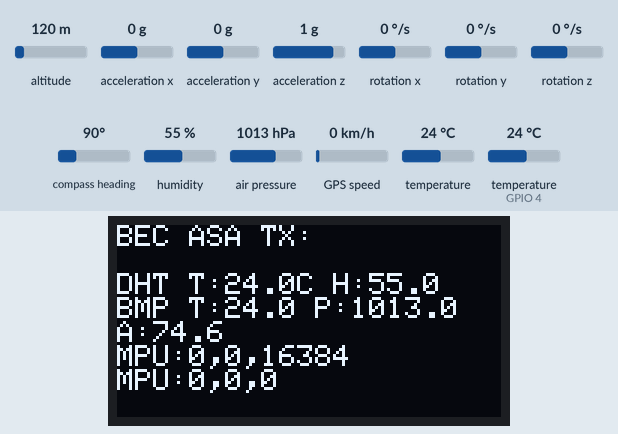
Bench run of a sketch on a simulated ESP32. Shown: 128×64 one-colour display. The inputs (shaded band) are chosen by the test bench; at power-on: altitude 120 m, humidity 55 %, GPS speed 0 km/h, temperature (sensor on GPIO 4) 24 °C, acceleration x 0 g, acceleration y 0 g, acceleration z 1 g, rotation x 0 °/s, rotation y 0 °/s, rotation z 0 °/s, compass heading 90°, air pressure 1013 hPa, temperature 24 °C. The local clock reads 2024-03-15 10:24:30 at power-on unless the sketch sets it; storage starts empty; the GPS gets a fix after 3 s at 37.7749, -122.4194 with 8 satellites; no radio packets arrive unless stated; what the sketch prints to the serial monitor is not drawn.

Above: at 6.0 s.
6.1 s: altitude set to 500 m
At 9.0 s:
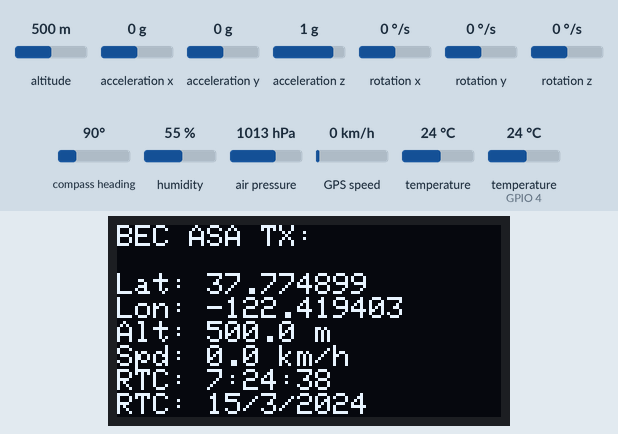
12.0 s: humidity set to 22 %
At 15.1 s:
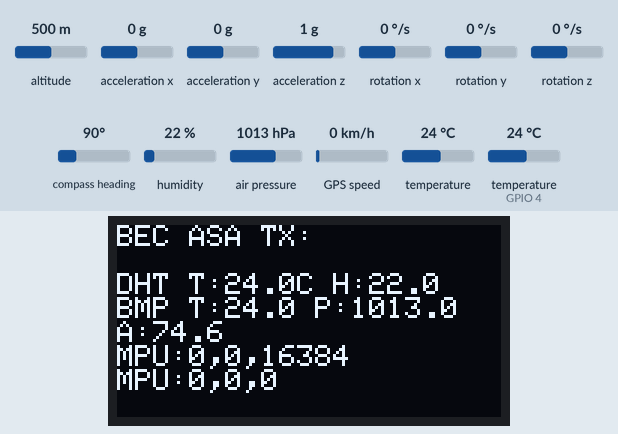
16.9 s: GPS speed set to 2 km/h
At 20.2 s:
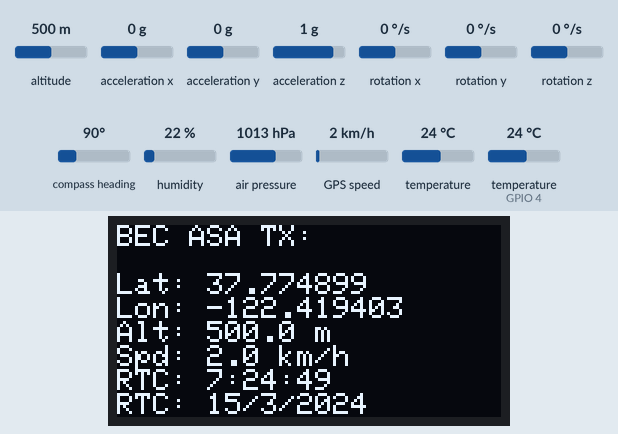
20.3 s: temperature (sensor on GPIO 4) set to 12 °C
At 21.8 s:
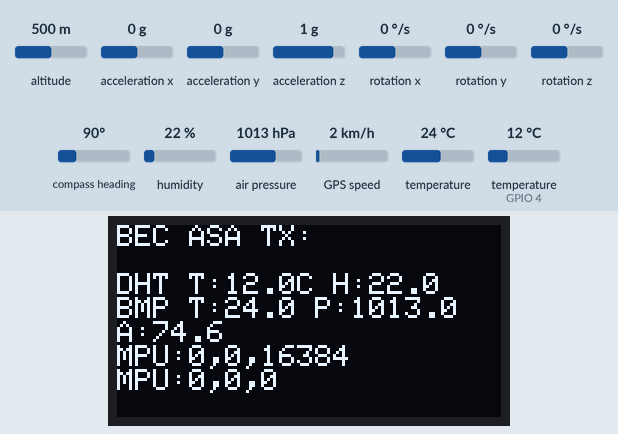
23.8 s: acceleration x set to -1.4 g
At 26.1 s:
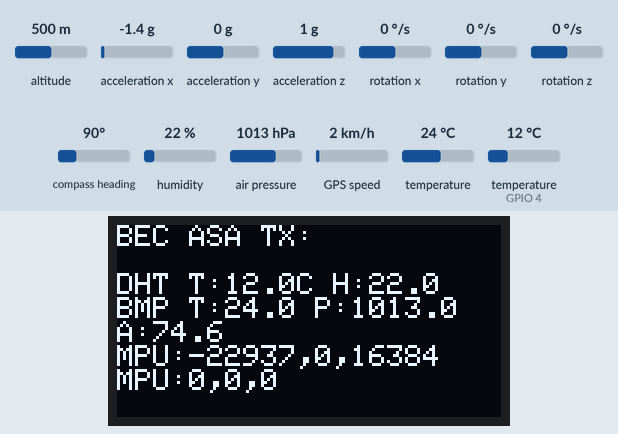
28.4 s: altitude set to 250 m
At 30.2 s:
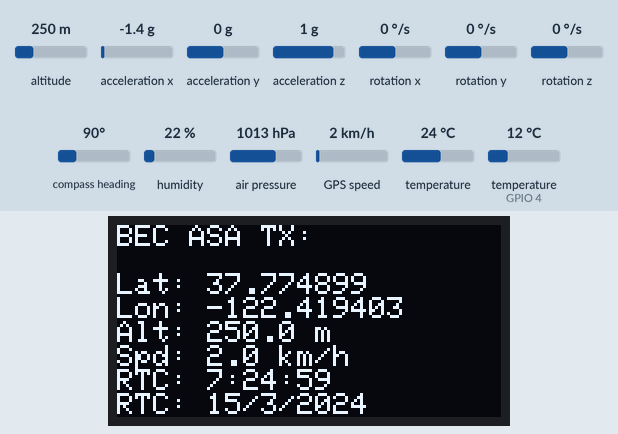
Timing chart, 0 to 31.7 s (numbered marks = the images above; inputs shaded):
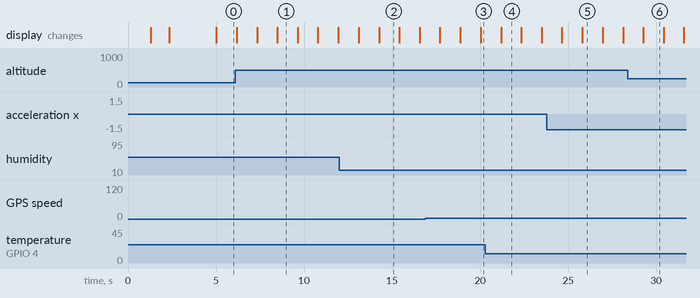

The sketch:

BEC_BRISA_DISTANCE_TEST_TRANSMITTER_V2.ino
```cpp
#include <Wire.h>
#include <SPI.h>
#include <LoRa.h>
#include <TinyGPSPlus.h>
#include <HardwareSerial.h>
#include <Adafruit_SSD1306.h>
#include <Adafruit_BMP085_U.h>
#include <DHT.h>
#include <MPU6050.h>
#include <RTClib.h>
#include <SD.h>

// ----- Configurações de pinos -----
#define OLED_WIDTH 128
#define OLED_HEIGHT 64
//SPI
#define SD_SCK 14   // SD SCK
#define SD_MISO 2   // SD MISO
#define SD_MOSI 15  // SD MOSI
#define SD_SS 13    // SD CS

//LORA
#define LORA_SCK 5    // GPIO5  -- SX1278's SCK
#define LORA_MISO 19  // GPIO19 -- SX1278's MISnO
#define LORA_MOSI 27  // GPIO27 -- SX1278's MOSI
#define LORA_SS 18
#define LORA_RST -1
#define LORA_DIO0 26
#define LORA_BAND 915E6

//DHT11
#define DHTPIN 4
#define DHTTYPE DHT11

//#define RTC 0x57;

// ----- Objetos -----
DHT dht(DHTPIN, DHTTYPE);
Adafruit_BMP085_Unified bmp = Adafruit_BMP085_Unified(10085);
MPU6050 mpu;
RTC_DS3231 rtc;
Adafruit_SSD1306 display(OLED_WIDTH, OLED_HEIGHT, &Wire, -1);
HardwareSerial GPS(2);
TinyGPSPlus gps;
SPIClass SPI_SD(HSPI);  // HSPI separado

// ----- Variáveis -----
File logFile;
String logFileName;
String msg;
float lat, lon, alt, speed;
float tempDHT, humDHT;
float tempBMP, presBMP, altitude;
int16_t ax, ay, az, gx, gy, gz;
DateTime rtcNow;
int screen = 0;  // alterna telas
unsigned long lastSwitch = 0;

// ----- ERROS / FLAGS -----
uint8_t errorMask = 0;  // bit0 RTC, bit1 GPS, bit2 MPU, bit3 BMP, bit4 DHT, bit5 LoRa
bool rtcOK = false, gpsOK = false, mpuOK = false, bmpOK = false, dhtOK = false, loraOK = false, SD_OK = false;

// ----- Protótipos -----
bool initBMP280();
bool initDHTQuick();
bool initLoRaModule();
void checkSensorsAndShow();

void setup() {
  Serial.begin(115200);
  Wire.begin();
  GPS.begin(9600, SERIAL_8N1, 34, -1);  // RX, TX – ajuste conforme seu LilyGO

  // OLED
  if (!display.begin(SSD1306_SWITCHCAPVCC, 0x3C)) Serial.println("Erro OLED");
  display.clearDisplay();
  display.setCursor(0, 10);
  display.setTextSize(1);
  display.setTextColor(SSD1306_WHITE);

  checkSensorsAndShow();  // faz o autoteste ao ligar
}

void loop() {
  // ----- Ler GPS -----
  while (GPS.available()) {
    char c = GPS.read();
    gps.encode(c);
    Serial.write(c);
  }

  if (gps.location.isValid() && gps.location.age() < 2000) {
    //GPS válido
    lat = gps.location.lat();
    lon = gps.location.lng();
    alt = gps.altitude.meters();
    speed = gps.speed.kmph();

    // ----- Sincronizar RTC com GPS -----
    if (gps.date.isValid() && gps.time.isValid()) {
      DateTime gpsTime(
        gps.date.year(), gps.date.month(), gps.date.day(),
        gps.time.hour(), gps.time.minute(), gps.time.second());
      rtcNow = rtc.now();
      if (labs((long)(gpsTime.unixtime() - rtcNow.unixtime())) > 5) {
        rtc.adjust(gpsTime);
        Serial.println("RTC atualizado pelo GPS");
      }
    }
  } else {
    // Sem fix do GPS
    lat = lon = alt = speed = NAN;
  }

  // ----- Ler RTC (sempre válido) -----
  rtcNow = rtc.now();
  int hour = rtcNow.hour() - 3;  // UTC-3
  if (hour < 0) hour += 24;
  int minute = rtcNow.minute();
  int second = rtcNow.second();

  // ----- Ler DHT11 -----
  tempDHT = dht.readTemperature();
  humDHT = dht.readHumidity();

  // ----- Ler BMP180 -----
  sensors_event_t event;
  bmp.getEvent(&event);
  if (event.pressure) {
    bmp.getTemperature(&tempBMP);
    presBMP = event.pressure;
    altitude = bmp.pressureToAltitude(1022, presBMP);
  }

  // ----- Ler MPU6050 -----
  mpu.getMotion6(&ax, &ay, &az, &gx, &gy, &gz);

  // ----- Montar mensagem -----
  msg = "RTC:" + String(rtcNow.day()) + "/" + String(rtcNow.month()) + "/" + String(rtcNow.year()) + "_" + String(hour) + ":" + String(minute) + ":" + String(second);
  msg += ";GPS:";
  msg += isnan(lat) ? "NO_GPS" : String(lat, 6) + "," + String(lon, 6) + "," + String(alt, 1) + "," + String(speed, 1);
  msg += ";DHT:" + String(tempDHT, 1) + "," + String(humDHT, 1);
  msg += ";BMP:" + String(tempBMP, 1) + "," + String(presBMP, 1) + "," + String(altitude, 1);
  msg += ";MPU:" + String(ax) + "," + String(ay) + "," + String(az) + "," + String(gx) + "," + String(gy) + "," + String(gz);

  // Enviar via LoRa
  LoRa.beginPacket();
  LoRa.print(msg);
  LoRa.endPacket();

  // Grava no SD
  logToSD(msg);

  // ----- Alternar telas no OLED -----
  if (millis() - lastSwitch > 1000) {  // troca a cada 1s
    screen = !screen;
    lastSwitch = millis();
  }

  // ----- Mostrar no OLED -----
  display.clearDisplay();
  display.setCursor(0, 0);
  display.setTextSize(1);
  display.println("BEC ASA TX:");

  if (screen == 0) {
    if (gps.location.isValid()) {
      display.println(" ");
      display.print("Lat: ");
      display.println(lat, 6);
      display.print("Lon: ");
      display.println(lon, 6);
      display.print("Alt: ");
      display.print(alt, 1);
      display.println(" m");
      display.print("Spd: ");
      display.print(speed, 1);
      display.println(" km/h");
      display.println("RTC: " + String(hour) + ":" + String(minute) + ":" + String(second));
      display.print("RTC: " + String(rtcNow.day()) + "/" + String(rtcNow.month()) + "/" + String(rtcNow.year()));
    } else {
      display.println("NO GPS FIX");
      display.println("RTC: " + String(hour) + ":" + String(minute) + ":" + String(second));
      display.print("RTC: " + String(rtcNow.day()) + "/" + String(rtcNow.month()) + "/" + String(rtcNow.year()));
    }
  } else {
    display.println(" ");
    display.print("DHT T:");
    display.print(tempDHT, 1);
    display.print("C H:");
    display.println(humDHT, 1);
    display.println("BMP T:" + String(tempBMP, 1) + " P:" + String(presBMP, 1));
    display.println("A:" + String(altitude, 1));
    display.println("MPU:" + String(ax) + "," + String(ay) + "," + String(az));
    display.println("MPU:" + String(gx) + "," + String(gy) + "," + String(gz));
  }

  display.display();
  delay(1000);
}

bool initBMP180() {
  // tenta ambos endereços comuns
  if (!bmp.begin()) return true;
  return false;
}

bool initDHTQuick() {
  dht.begin();
  delay(1200);  // DHT11 é lentinho
  float t = dht.readTemperature();
  float h = dht.readHumidity();
  if (isnan(t) || isnan(h)) {
    // tenta 2ª leitura
    delay(1200);
    t = dht.readTemperature();
    h = dht.readHumidity();
  }
  return !(isnan(t) || isnan(h));
}

bool initLoRaModule() {
  // LoRa
  SPI.begin(LORA_SCK, LORA_MISO, LORA_MOSI);
  LoRa.setPins(LORA_SS, LORA_RST, LORA_DIO0);
  if (!LoRa.begin(LORA_BAND)) return false;

  // Configurações para alcance máximo
  LoRa.setSpreadingFactor(12);
  LoRa.setSignalBandwidth(125E3);
  LoRa.setCodingRate4(5);
  LoRa.setTxPower(20);  // Máximo

  display.clearDisplay();
  display.setCursor(0, 10);
  display.println("LoRa OK - TX");
  display.display();
  return true;
}

void checkSensorsAndShow() {
  errorMask = 0;

  // RTC
  rtcOK = rtc.begin();
  if (!rtcOK) errorMask |= (1 << 0);

  // MPU6050
  mpu.initialize();
  mpuOK = mpu.testConnection();
  if (!mpuOK) errorMask |= (1 << 2);

  // BMP280 (GY-68)
  bmpOK = initBMP180();
  if (!bmpOK) errorMask |= (1 << 3);

  // DHT11
  dhtOK = initDHTQuick();
  if (!dhtOK) errorMask |= (1 << 4);

  // LoRa
  loraOK = initLoRaModule();
  if (!loraOK) errorMask |= (1 << 5);

  //SD CARD
  SD_OK = initSD();
  if (!SD_OK) errorMask |= (1 << 6);

  // GPS: verifica se está chegando algo na serial por ~1s
  size_t before = gps.charsProcessed();
  unsigned long t0 = millis();
  while (millis() - t0 < 1000) {
    if (GPS.available()) gps.encode(GPS.read());
  }
  gpsOK = (gps.charsProcessed() > before);
  if (!gpsOK) errorMask |= (1 << 1);

  // Mostrar status no OLED
  display.clearDisplay();
  display.setCursor(0, 10);
  display.setTextSize(1);
  display.println("AUTOTESTE:");

  if (errorMask == 0) {
    display.println("MODULOS OK");
  } else {
    if (errorMask & (1 << 0)) display.println("E01 RTC");
    if (errorMask & (1 << 1)) display.println("E02 GPS");
    if (errorMask & (1 << 2)) display.println("E03 MPU");
    if (errorMask & (1 << 3)) display.println("E04 BMP");
    if (errorMask & (1 << 4)) display.println("E05 DHT");
    if (errorMask & (1 << 5)) display.println("E06 LORA");
    if (errorMask & (1 << 6)) display.println("E07 SD");
  }
  display.display();
  delay(2500);  // dá tempo de ler os erros
}

bool initSD() {
  pinMode(SD_SS, OUTPUT);
  digitalWrite(SD_SS, HIGH);
  SPI_SD.begin(SD_SCK, SD_MISO, SD_MOSI, SD_SS);
  if (!SD.begin(SD_SS, SPI_SD)) {
    Serial.println("Erro E07: Falha ao inicializar SD!");
    return false;
  }

  // Obtém hora do RTC
  DateTime now;
  bool rtcValido = false;

  if (rtc.begin()) {
    now = rtc.now();
    // Considera inválido se ainda estiver no default (2000/01/01 00:00:00)
    if (now.year() > 2020) {
      rtcValido = true;
    }
  }

  // Se RTC válido → cria arquivo com timestamp real
  if (rtcValido) {
    // Monta nome do arquivo: YYYYMMDD_HHMMSS.txt
    char filename[32];
    sprintf(filename, "/%04d%02d%02d_%02d%02d%02d.txt",
            now.year(), now.month(), now.day(),
            now.hour(), now.minute(), now.second());

    logFileName = String(filename);
  } else {
    // Se RTC inválido → cria arquivo com millis
    char filename[32];
    sprintf(filename, "bootMillis_%lu.txt", millis());
    logFileName = String(filename);
  }

  // Cria arquivo
  logFile = SD.open(logFileName.c_str(), FILE_WRITE);
  if (!logFile) {
    Serial.println("Erro E07: Falha ao criar arquivo no SD!");
    return false;
  }

  Serial.print("Arquivo de log criado: ");
  Serial.println(logFileName);
  logFile.println("==== Iniciando Log ====");
  logFile.close();  // fecha aqui, abre só quando for gravar
  return true;
}

// Função para gravar dados
void logToSD(String data) {
  logFile = SD.open(logFileName.c_str(), FILE_APPEND);
  if (logFile) {
    logFile.println(data);
    logFile.close();
  } else {
    Serial.println("Erro E07: Nao foi possivel abrir o arquivo para escrita!");
  }
}
```

Measured:
- what the display in image 1 shows lasts 1.1 s, from 8.5 s to 9.6 s
- what the display in image 2 shows lasts 1.1 s, from 14.3 s to 15.4 s
